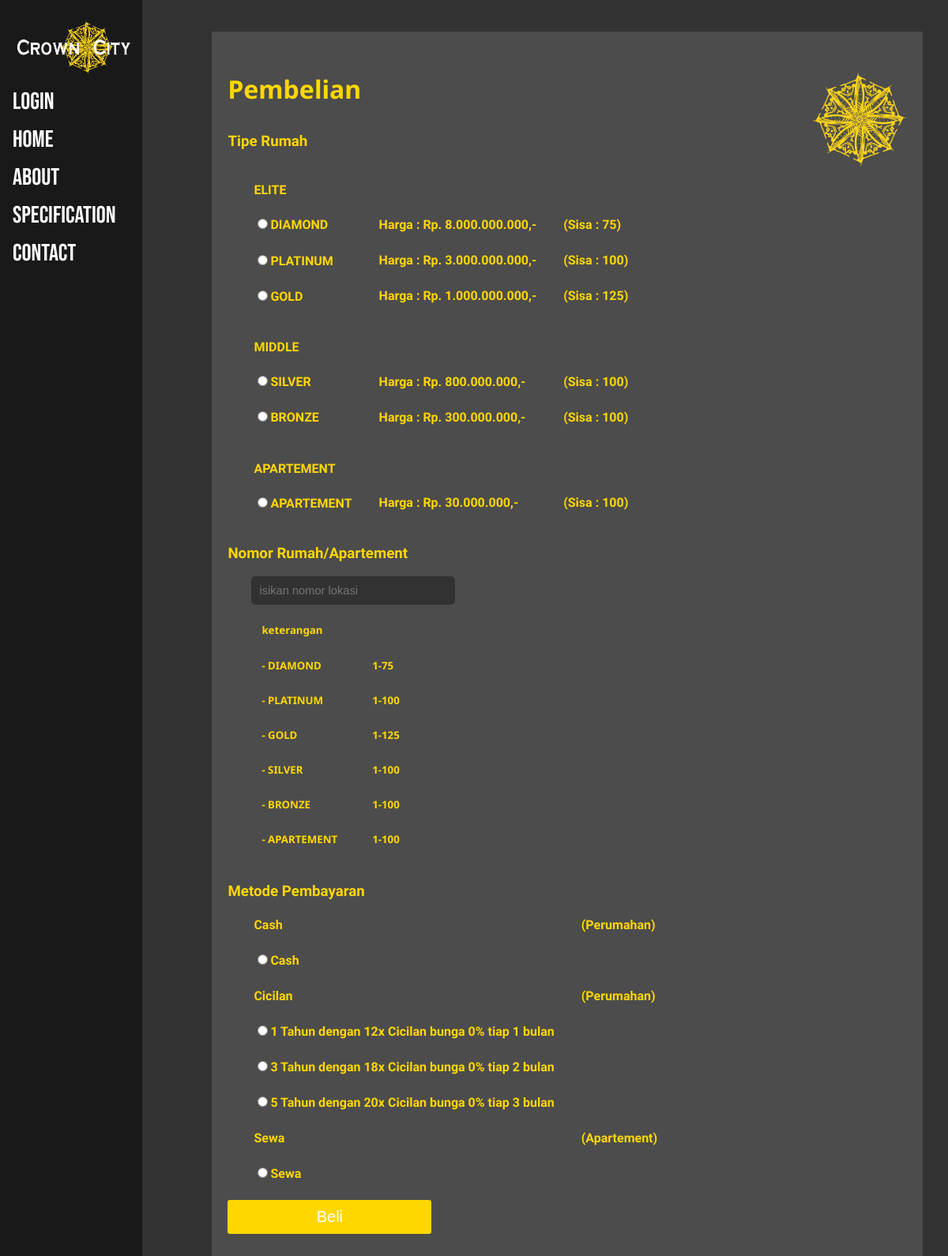
Screenshot of /beli.php with the database file from the repository.
### tables this page shows
CREATE TABLE `perumahan` (
  `id_perumahan` varchar(11) NOT NULL,
  `tipe_perumahan` varchar(11) NOT NULL,
  `subtipe_perumahan` varchar(11) NOT NULL,
  `jumlah` int(11) NOT NULL,
  `harga` double NOT NULL,
  `terjual` int(11) NOT NULL
);

### beli.php (the view, shortened to what this page needs)
<html>
<link rel="stylesheet" type="text/css" href="style.css">
<head>
</head>
<body>
	<div class="sidebar">
		<a href="home.php"><img width="100%" src="logonama.png"></a>
		<?php
		if (isset($_SESSION['status'])) {
			if ($_SESSION['status']=="admin") {
				?>
				<a href="admin.php">
				<h2 style="font-size: 30px;">Logged in As</h2>
				<h2 style="padding: 0px 8px 0px 30px;color: #ffd700;">Admin</h2>
				<h2 style="padding: 0px 8px 0px 30px;color: #ffd700;"><?php echo $_SESSION['nama'] ?></h2>
				</a>
				<a href="process_logout.php">Logout</a>
				<?php
			}elseif ($_SESSION['status']=="customer") {
				?>
				<a href="customer.php">
				<h2 style="font-size: 30px;">Logged in As</h2>
				<h2 style="padding: 0px 8px 0px 30px;color: #ffd700;">Customer</h2>
				<h2 style="padding: 0px 8px 0px 30px;color: #ffd700;"><?php echo $_SESSION['nama'] ?></h2>
				</a>
				<a href="process_logout.php">Logout</a>
				<?php
			}
		}
		else {
		 	?>
			<a href="login.php">Login</a>
		 	<?php
		 }
		 ?>
		<a href="home.php">Home</a>
		<a href="about.php">About</a>
		<a href="specification.php">Specification</a>
		<a href="contact.php">Contact</a>
	</div>
	<div class="main">
		<form class="kotak_beli" method="post" action="process_beli.php">
			<?php include 'koneksi.php'; ?>
			<h1>Pembelian<img align="right" width="120px" height="120px" src="logo.png"></h1>
				<table>
			<h3>Tipe Rumah</h3>
			<tr><td><h4 style="margin-bottom: 20px; margin-top: 20px">ELITE</h4></td></tr>
					<tr>
						<td><h4><input type="radio" name="tipe_rumah" value="diamond">DIAMOND</h4></td>
						<td><h4>Harga : Rp. 8.000.000.000,-</h4></td>
						<td><h4><?php
						$diamond = mysqli_query($koneksi,"select * from perumahan where id_perumahan = 'diamond'");
						$diamondD = mysqli_fetch_array($diamond);
						$jumlah = $diamondD['jumlah'];
						echo "(Sisa : ".$jumlah.")"; ?></h4></td>
					</tr>
					<tr>
						<td><h4><input type="radio" name="tipe_rumah" value="platinum">PLATINUM</h4></td>
						<td><h4>Harga : Rp. 3.000.000.000,-</h4></td>
						<td><h4><?php
						$diamond = mysqli_query($koneksi,"select * from perumahan where id_perumahan = 'platinum'");
						$diamondD = mysqli_fetch_array($diamond);
						$jumlah = $diamondD['jumlah'];
						echo "(Sisa : ".$jumlah.")"; ?></h4></td>
					</tr>
					<tr>
						<td><h4><input type="radio" name="tipe_rumah" value="gold">GOLD</h4></td>
						<td><h4>Harga : Rp. 1.000.000.000,-</h4></td>
						<td><h4><?php
						$diamond = mysqli_query($koneksi,"select * from perumahan where id_perumahan = 'gold'");
						$diamondD = mysqli_fetch_array($diamond);
						$jumlah = $diamondD['jumlah'];
						echo "(Sisa : ".$jumlah.")"; ?></h4></td>
					</tr>
			<tr><td><h4 style="margin-bottom: 20px; margin-top: 20px">MIDDLE</h4></td></tr>
					<tr>
						<td><h4><input type="radio" name="tipe_rumah" value="silver">SILVER</h4></td>
						<td><h4>Harga : Rp. 800.000.000,-</h4></td>
						<td><h4><?php
						$diamond = mysqli_query($koneksi,"select * from perumahan where id_perumahan = 'silver'");
						$diamondD = mysqli_fetch_array($diamond);
						$jumlah = $diamondD['jumlah'];
						echo "(Sisa : ".$jumlah.")"; ?></h4></td>
					</tr>
					<tr>
						<td><h4><input type="radio" name="tipe_rumah" value="bronze">BRONZE</h4></td>
						<td><h4>Harga : Rp. 300.000.000,-</h4></td>
						<td><h4><?php
						$diamond = mysqli_query($koneksi,"select * from perumahan where id_perumahan = 'bronze'");
						$diamondD = mysqli_fetch_array($diamond);
						$jumlah = $diamondD['jumlah'];
						echo "(Sisa : ".$jumlah.")"; ?></h4></td>
					</tr>
			<tr><td><h4 style="margin-bottom: 20px; margin-top: 20px">APARTEMENT</h4></td></tr>
					<tr>
						<td><h4><input type="radio" name="tipe_rumah" value="apartement">APARTEMENT</h4></td>
						<td><h4>Harga : Rp. 30.000.000,-</h4></td>
						<td><h4><?php
						$diamond = mysqli_query($koneksi,"select * from perumahan where id_perumahan = 'apartement'");
						$diamondD = mysqli_fetch_array($diamond);
						$jumlah = $diamondD['jumlah'];
						echo "(Sisa : ".$jumlah.")"; ?></h4></td>
					</tr>
				</table>
			<h3>Nomor Rumah/Apartement</h3>
			<input type="text" name="nomor" class="form_beli" placeholder="isikan nomor lokasi" required="required">
			<table class="keterangan">
				<tr>
					<td><h5>keterangan</h5></td>
				</tr>
				<tr>
					<td><h5>- DIAMOND</h5></td>
					<td><h5>1-75</h5></td>
				</tr>
				<tr>
					<td><h5>- PLATINUM</h5></td>
					<td><h5>1-100</h5></td>
				</tr>
				<tr>
					<td><h5>- GOLD</h5></td>
					<td><h5>1-125</h5></td>
				</tr>
				<tr>
					<td><h5>- SILVER</h5></td>
					<td><h5>1-100</h5></td>
				</tr>
				<tr>
					<td><h5>- BRONZE</h5></td>
					<td><h5>1-100</h5></td>
				</tr>
				<tr>
					<td><h5>- APARTEMENT</h5></td>
					<td><h5>1-100</h5></td>
				</tr>
			</table>
			<h3>Metode Pembayaran</h3>
			<table>
				<tr>
					<td><h4>Cash</h4></td>
					<td><h4>(Perumahan)</h4></td>
				</tr>
				<tr>
					<td><h4><input type="radio" name="tipe_pembayaran" value="cash">Cash</h4></td>
				</tr>
				<tr>
					<td><h4>Cicilan</h4></td>
					<td><h4>(Perumahan)</h4></td>
				</tr>
				<tr>
					<td><h4><input type="radio" name="tipe_pembayaran" value="12x">1 Tahun dengan 12x Cicilan bunga 0% tiap 1 bulan</h4></td>
				</tr>
				<tr>
					<td><h4><input type="radio" name="tipe_pembayaran" value="18x">3 Tahun dengan 18x Cicilan bunga 0% tiap 2 bulan</h4></td>
				</tr>
				<tr>
					<td><h4><input type="radio" name="tipe_pembayaran" value="20x">5 Tahun dengan 20x Cicilan bunga 0% tiap 3 bulan</h4></td>
				</tr>
				<tr>
					<td><h4>Sewa</h4></td>
					<td><h4>(Apartement)</h4></td>
				</tr>
				<tr>
					<td><h4><input type="radio" name="tipe_pembayaran" value="sewa">Sewa</h4></td>
				</tr>
			</table>
		 	<button class="tombol_beli">Beli</button>
		 	<br>
		 	<br>
		</form>
	</div>
</body>
</html>

### style.css (style rules this page uses)
.sidebar { height: 100%; width: 15%; position: fixed; z-index: 1; top: 0; left: 0; background-color: #191919; overflow-x: hidden; padding-top: 16px; }
.sidebar a { padding: 6px 8px 6px 16px; text-decoration: none; font-size: 30px; color: white; display: block; font-family: 'bebas neue' }
.main { margin-left: 20%; padding: 0px 10px; }
h5 { color: #ffd700; font-family: 'noto sans'; }
h1 { color: #ffd700; font-family: 'noto sans'; }
body { background-color: #323232; }
h3 { color: #ffd700; font-family: 'solway'; }
h4 { color: #ffd700; font-family: 'solway'; margin-left: 30px; }
.kotak_beli { width: 900px; background: #4c4c4c; margin: 40px auto; padding: 30px 20px; }
.tombol_beli { background: #ffd700; color: white; font-size: 15pt; width: 30%; border: none; border-radius: 3px; padding: 10px 20px; }
.form_beli { box-sizing : border-box; width: 30%; padding: 10px; font-size: 11pt; margin-bottom: 20px; margin-left: 30px; background: #323232; border-radius: 5px; border: 0; color: white; }
.keterangan h5 { margin-left: 40px; }
* { box-sizing: border-box }

### rows the page displays
perumahan: jumlah "75"
perumahan: jumlah "100"
perumahan: jumlah "125"
perumahan: jumlah "100"
perumahan: jumlah "100"
perumahan: jumlah "100"
